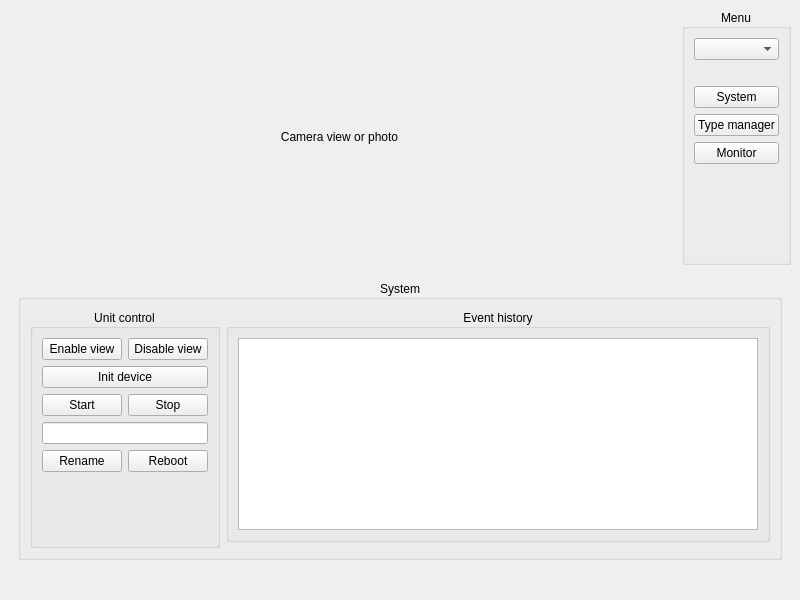
<?xml version="1.0" encoding="UTF-8"?>
<ui version="4.0">
 <class>MainWindow</class>
 <widget class="QMainWindow" name="MainWindow">
  <property name="geometry">
   <rect>
    <x>0</x>
    <y>0</y>
    <width>800</width>
    <height>600</height>
   </rect>
  </property>
  <property name="windowTitle">
   <string>Control panel</string>
  </property>
  <property name="styleSheet">
   <string notr="true">QWidget
{
border-width: 2px;
}</string>
  </property>
  <widget class="QWidget" name="centralwidget">
   <layout class="QGridLayout" name="gridLayout">
    <item row="0" column="0">
     <widget class="QLabel" name="camera_label">
      <property name="sizePolicy">
       <sizepolicy hsizetype="Expanding" vsizetype="Expanding">
        <horstretch>0</horstretch>
        <verstretch>0</verstretch>
       </sizepolicy>
      </property>
      <property name="text">
       <string>Camera view or photo</string>
      </property>
      <property name="alignment">
       <set>Qt::AlignCenter</set>
      </property>
     </widget>
    </item>
    <item row="0" column="2">
     <widget class="QGroupBox" name="groupBox_2">
      <property name="title">
       <string>Menu</string>
      </property>
      <property name="alignment">
       <set>Qt::AlignCenter</set>
      </property>
      <layout class="QVBoxLayout" name="verticalLayout">
       <item>
        <widget class="QComboBox" name="device_comboBox"/>
       </item>
       <item>
        <widget class="QLabel" name="connectionStatus_label">
         <property name="text">
          <string/>
         </property>
         <property name="alignment">
          <set>Qt::AlignCenter</set>
         </property>
        </widget>
       </item>
       <item>
        <widget class="QPushButton" name="systemMenu_pushButton">
         <property name="text">
          <string>System</string>
         </property>
        </widget>
       </item>
       <item>
        <widget class="QPushButton" name="typeManagerMenu_pushButton">
         <property name="text">
          <string>Type manager</string>
         </property>
        </widget>
       </item>
       <item>
        <widget class="QPushButton" name="monitor_pushButton">
         <property name="text">
          <string>Monitor</string>
         </property>
        </widget>
       </item>
       <item>
        <spacer name="verticalSpacer">
         <property name="orientation">
          <enum>Qt::Vertical</enum>
         </property>
         <property name="sizeHint" stdset="0">
          <size>
           <width>20</width>
           <height>40</height>
          </size>
         </property>
        </spacer>
       </item>
      </layout>
     </widget>
    </item>
    <item row="1" column="0" colspan="3">
     <widget class="QStackedWidget" name="menu_stackedWidget">
      <property name="currentIndex">
       <number>0</number>
      </property>
      <widget class="QWidget" name="system_page">
       <layout class="QHBoxLayout" name="horizontalLayout">
        <item>
         <widget class="QGroupBox" name="groupBox">
          <property name="title">
           <string>System</string>
          </property>
          <property name="alignment">
           <set>Qt::AlignCenter</set>
          </property>
          <layout class="QGridLayout" name="gridLayout_3">
           <item row="0" column="0" rowspan="2">
            <widget class="QGroupBox" name="groupBox_3">
             <property name="title">
              <string>Unit control</string>
             </property>
             <property name="alignment">
              <set>Qt::AlignCenter</set>
             </property>
             <layout class="QGridLayout" name="gridLayout_2">
              <item row="0" column="0">
               <widget class="QPushButton" name="viewEnable_pushButton">
                <property name="text">
                 <string>Enable view</string>
                </property>
               </widget>
              </item>
              <item row="4" column="0">
               <widget class="QPushButton" name="rename_pushButton">
                <property name="text">
                 <string>Rename</string>
                </property>
               </widget>
              </item>
              <item row="2" column="1">
               <widget class="QPushButton" name="stop_pushButton">
                <property name="text">
                 <string>Stop</string>
                </property>
               </widget>
              </item>
              <item row="4" column="1">
               <widget class="QPushButton" name="reboot_pushButton">
                <property name="text">
                 <string>Reboot</string>
                </property>
               </widget>
              </item>
              <item row="5" column="0" colspan="2">
               <spacer name="verticalSpacer_3">
                <property name="orientation">
                 <enum>Qt::Vertical</enum>
                </property>
                <property name="sizeHint" stdset="0">
                 <size>
                  <width>20</width>
                  <height>40</height>
                 </size>
                </property>
               </spacer>
              </item>
              <item row="3" column="0" colspan="2">
               <widget class="QLineEdit" name="name_lineEdit"/>
              </item>
              <item row="2" column="0">
               <widget class="QPushButton" name="start_pushButton">
                <property name="text">
                 <string>Start</string>
                </property>
               </widget>
              </item>
              <item row="0" column="1">
               <widget class="QPushButton" name="viewDisable_pushButton">
                <property name="text">
                 <string>Disable view</string>
                </property>
               </widget>
              </item>
              <item row="1" column="0" colspan="2">
               <widget class="QPushButton" name="init_pushButton">
                <property name="text">
                 <string>Init device</string>
                </property>
               </widget>
              </item>
             </layout>
            </widget>
           </item>
           <item row="0" column="1">
            <widget class="QGroupBox" name="groupBox_9">
             <property name="title">
              <string>Event history</string>
             </property>
             <property name="alignment">
              <set>Qt::AlignCenter</set>
             </property>
             <layout class="QHBoxLayout" name="horizontalLayout_8">
              <item>
               <widget class="QListWidget" name="history_listWidget"/>
              </item>
             </layout>
            </widget>
           </item>
          </layout>
         </widget>
        </item>
       </layout>
      </widget>
      <widget class="QWidget" name="typeManeger_page">
       <layout class="QHBoxLayout" name="horizontalLayout_2">
        <item>
         <widget class="QGroupBox" name="groupBox_5">
          <property name="title">
           <string>Type manager</string>
          </property>
          <property name="alignment">
           <set>Qt::AlignCenter</set>
          </property>
          <layout class="QHBoxLayout" name="horizontalLayout_3">
           <item>
            <widget class="QGroupBox" name="groupBox_6">
             <property name="title">
              <string>Object manage</string>
             </property>
             <layout class="QGridLayout" name="gridLayout_4">
              <item row="1" column="0" colspan="2">
               <widget class="QPushButton" name="renameObject_pushButton">
                <property name="text">
                 <string>Rename</string>
                </property>
               </widget>
              </item>
              <item row="2" column="1">
               <widget class="QPushButton" name="removeObject_pushButton">
                <property name="text">
                 <string>Remove object</string>
                </property>
               </widget>
              </item>
              <item row="2" column="0">
               <widget class="QPushButton" name="addObject_pushButton">
                <property name="text">
                 <string>Add object</string>
                </property>
               </widget>
              </item>
              <item row="3" column="0" colspan="2">
               <spacer name="verticalSpacer_2">
                <property name="orientation">
                 <enum>Qt::Vertical</enum>
                </property>
                <property name="sizeHint" stdset="0">
                 <size>
                  <width>198</width>
                  <height>96</height>
                 </size>
                </property>
               </spacer>
              </item>
              <item row="0" column="0" colspan="2">
               <widget class="QLineEdit" name="objectName_lineEdit">
                <property name="placeholderText">
                 <string>Название класса объектов</string>
                </property>
               </widget>
              </item>
             </layout>
            </widget>
           </item>
           <item>
            <widget class="QGroupBox" name="groupBox_7">
             <property name="title">
              <string>Objects</string>
             </property>
             <layout class="QHBoxLayout" name="horizontalLayout_4">
              <item>
               <widget class="QListWidget" name="objects_listWidget"/>
              </item>
             </layout>
            </widget>
           </item>
          </layout>
         </widget>
        </item>
       </layout>
      </widget>
      <widget class="QWidget" name="monitor_page">
       <layout class="QHBoxLayout" name="horizontalLayout_5">
        <item>
         <widget class="QGroupBox" name="groupBox_8">
          <property name="title">
           <string>Monitor</string>
          </property>
          <property name="alignment">
           <set>Qt::AlignCenter</set>
          </property>
          <layout class="QHBoxLayout" name="horizontalLayout_6">
           <item>
            <widget class="QGroupBox" name="groupBox_10">
             <property name="title">
              <string>Match percent</string>
             </property>
             <property name="alignment">
              <set>Qt::AlignCenter</set>
             </property>
             <layout class="QHBoxLayout" name="horizontalLayout_7">
              <item>
               <widget class="QListWidget" name="match_listWidget"/>
              </item>
             </layout>
            </widget>
           </item>
           <item>
            <widget class="QGroupBox" name="groupBox_4">
             <property name="title">
              <string>Unit status</string>
             </property>
             <property name="alignment">
              <set>Qt::AlignCenter</set>
             </property>
             <layout class="QVBoxLayout" name="verticalLayout_2">
              <item>
               <widget class="QTableView" name="devStatus_tableView">
                <property name="editTriggers">
                 <set>QAbstractItemView::NoEditTriggers</set>
                </property>
                <attribute name="horizontalHeaderVisible">
                 <bool>false</bool>
                </attribute>
                <attribute name="horizontalHeaderHighlightSections">
                 <bool>false</bool>
                </attribute>
               </widget>
              </item>
             </layout>
            </widget>
           </item>
          </layout>
         </widget>
        </item>
       </layout>
      </widget>
     </widget>
    </item>
   </layout>
  </widget>
  <widget class="QMenuBar" name="menubar">
   <property name="geometry">
    <rect>
     <x>0</x>
     <y>0</y>
     <width>800</width>
     <height>22</height>
    </rect>
   </property>
  </widget>
  <widget class="QStatusBar" name="statusbar"/>
 </widget>
 <resources/>
 <connections/>
</ui>
